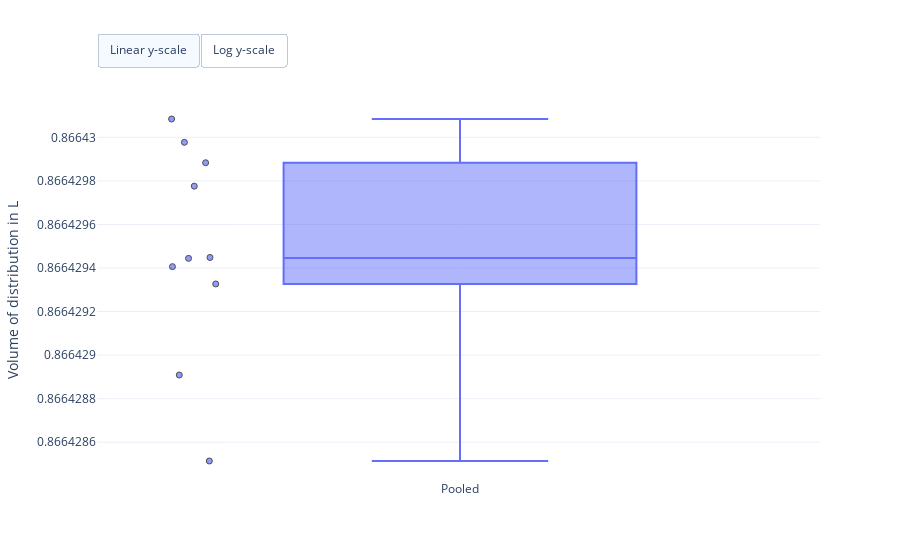
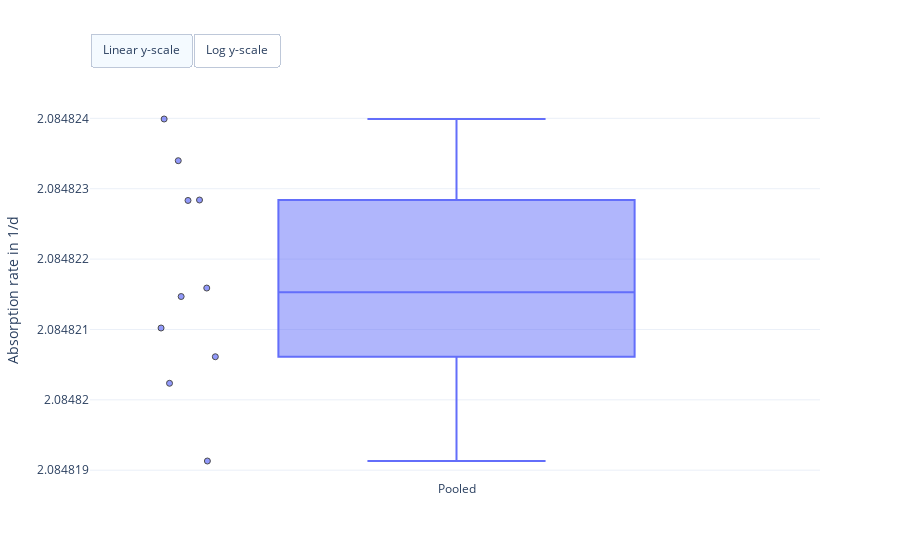
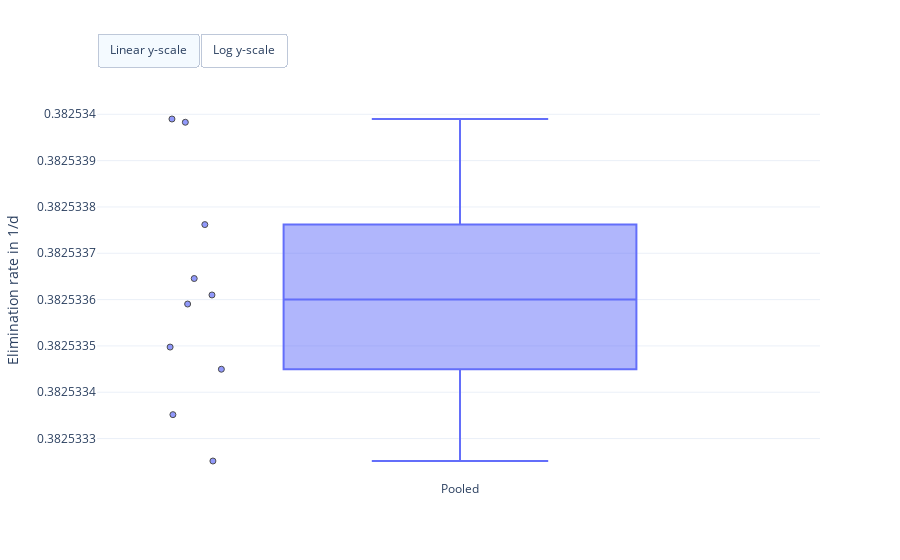
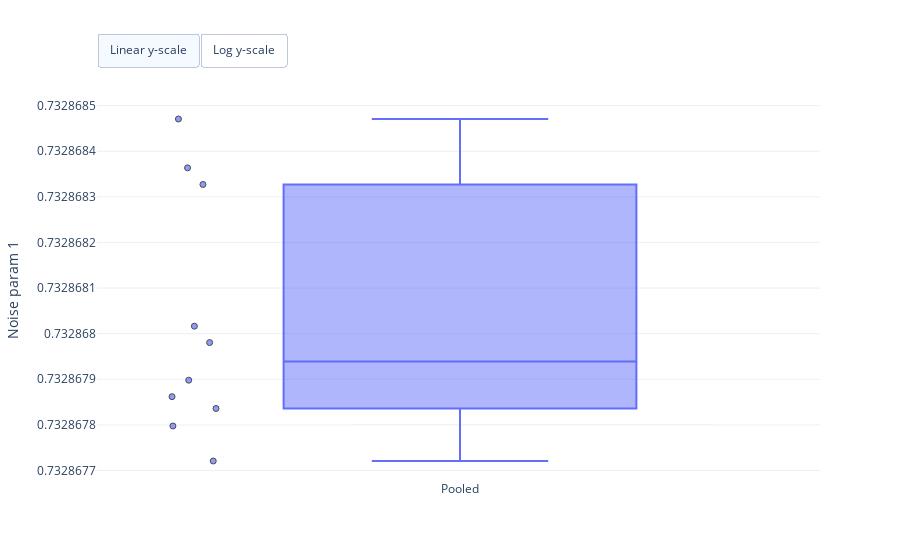

Here is the notebook cell these charts were saved with, in order:
### Markdown cell above
### Visualise optimisation results

### Code cell
fig = erlo.plots.ParameterEstimatePlot()
fig.add_data(map_estimates)

fig.show()

### Figure 1 — Plotly figure (JSON) as saved in the notebook; plotly's stock layout.template omitted (floating-point values rounded to 4 significant figures)
{"data": [{"boxpoints": "all", "hovertemplate": "Estimate: %{y:.2f}<br>%{text}", "jitter": 0.2, "line": {"color": "#636EFA"}, "marker": {"color": "#636EFA", "line": {"color": "black", "width": 1}, "opacity": 0.7, "symbol": "circle"}, "name": "Pooled", "pointpos": -1.5, "text": ["Run: 1 <br>Log-posterior score: -32.48", "Run: 2 <br>Log-posterior score: -32.48", "Run: 3 <br>Log-posterior score: -32.48", "Run: 4 <br>Log-posterior score: -32.48", "Run: 5 <br>Log-posterior score: -32.48", "Run: 6 <br>Log-posterior score: -32.48", "Run: 7 <br>Log-posterior score: -32.48", "Run: 8 <br>Log-posterior score: -32.48", "Run: 9 <br>Log-posterior score: -32.48", "Run: 10 <br>Log-posterior score: -32.48"], "type": "box", "visible": true, "y": [0.8664, 0.8664, 0.8664, 0.8664, 0.8664, 0.8664, 0.8664, 0.8664, 0.8664, 0.8664]}], "layout": {"autosize": true, "updatemenus": [{"buttons": [{"args": [{"yaxis.type": "linear"}], "label": "Linear y-scale", "method": "relayout"}, {"args": [{"yaxis.type": "log"}], "label": "Log y-scale", "method": "relayout"}], "direction": "left", "pad": {"r": 0, "t": -10}, "showactive": true, "type": "buttons", "x": 0, "xanchor": "left", "y": 1.15, "yanchor": "top"}], "yaxis": {"title": {"text": "Volume of distribution in L"}}}}

### Figure 2 — Plotly figure (JSON) as saved in the notebook; plotly's stock layout.template omitted (floating-point values rounded to 4 significant figures)
{"data": [{"boxpoints": "all", "hovertemplate": "Estimate: %{y:.2f}<br>%{text}", "jitter": 0.2, "line": {"color": "#636EFA"}, "marker": {"color": "#636EFA", "line": {"color": "black", "width": 1}, "opacity": 0.7, "symbol": "circle"}, "name": "Pooled", "pointpos": -1.5, "text": ["Run: 1 <br>Log-posterior score: -32.48", "Run: 2 <br>Log-posterior score: -32.48", "Run: 3 <br>Log-posterior score: -32.48", "Run: 4 <br>Log-posterior score: -32.48", "Run: 5 <br>Log-posterior score: -32.48", "Run: 6 <br>Log-posterior score: -32.48", "Run: 7 <br>Log-posterior score: -32.48", "Run: 8 <br>Log-posterior score: -32.48", "Run: 9 <br>Log-posterior score: -32.48", "Run: 10 <br>Log-posterior score: -32.48"], "type": "box", "visible": true, "y": [2.085, 2.085, 2.085, 2.085, 2.085, 2.085, 2.085, 2.085, 2.085, 2.085]}], "layout": {"autosize": true, "updatemenus": [{"buttons": [{"args": [{"yaxis.type": "linear"}], "label": "Linear y-scale", "method": "relayout"}, {"args": [{"yaxis.type": "log"}], "label": "Log y-scale", "method": "relayout"}], "direction": "left", "pad": {"r": 0, "t": -10}, "showactive": true, "type": "buttons", "x": 0, "xanchor": "left", "y": 1.15, "yanchor": "top"}], "yaxis": {"title": {"text": "Absorption rate in 1/d"}}}}

### Figure 3 — Plotly figure (JSON) as saved in the notebook; plotly's stock layout.template omitted (floating-point values rounded to 4 significant figures)
{"data": [{"boxpoints": "all", "hovertemplate": "Estimate: %{y:.2f}<br>%{text}", "jitter": 0.2, "line": {"color": "#636EFA"}, "marker": {"color": "#636EFA", "line": {"color": "black", "width": 1}, "opacity": 0.7, "symbol": "circle"}, "name": "Pooled", "pointpos": -1.5, "text": ["Run: 1 <br>Log-posterior score: -32.48", "Run: 2 <br>Log-posterior score: -32.48", "Run: 3 <br>Log-posterior score: -32.48", "Run: 4 <br>Log-posterior score: -32.48", "Run: 5 <br>Log-posterior score: -32.48", "Run: 6 <br>Log-posterior score: -32.48", "Run: 7 <br>Log-posterior score: -32.48", "Run: 8 <br>Log-posterior score: -32.48", "Run: 9 <br>Log-posterior score: -32.48", "Run: 10 <br>Log-posterior score: -32.48"], "type": "box", "visible": true, "y": [0.3825, 0.3825, 0.3825, 0.3825, 0.3825, 0.3825, 0.3825, 0.3825, 0.3825, 0.3825]}], "layout": {"autosize": true, "updatemenus": [{"buttons": [{"args": [{"yaxis.type": "linear"}], "label": "Linear y-scale", "method": "relayout"}, {"args": [{"yaxis.type": "log"}], "label": "Log y-scale", "method": "relayout"}], "direction": "left", "pad": {"r": 0, "t": -10}, "showactive": true, "type": "buttons", "x": 0, "xanchor": "left", "y": 1.15, "yanchor": "top"}], "yaxis": {"title": {"text": "Elimination rate in 1/d"}}}}

### Figure 4 — Plotly figure (JSON) as saved in the notebook; plotly's stock layout.template omitted (floating-point values rounded to 4 significant figures)
{"data": [{"boxpoints": "all", "hovertemplate": "Estimate: %{y:.2f}<br>%{text}", "jitter": 0.2, "line": {"color": "#636EFA"}, "marker": {"color": "#636EFA", "line": {"color": "black", "width": 1}, "opacity": 0.7, "symbol": "circle"}, "name": "Pooled", "pointpos": -1.5, "text": ["Run: 1 <br>Log-posterior score: -32.48", "Run: 2 <br>Log-posterior score: -32.48", "Run: 3 <br>Log-posterior score: -32.48", "Run: 4 <br>Log-posterior score: -32.48", "Run: 5 <br>Log-posterior score: -32.48", "Run: 6 <br>Log-posterior score: -32.48", "Run: 7 <br>Log-posterior score: -32.48", "Run: 8 <br>Log-posterior score: -32.48", "Run: 9 <br>Log-posterior score: -32.48", "Run: 10 <br>Log-posterior score: -32.48"], "type": "box", "visible": true, "y": [0.7329, 0.7329, 0.7329, 0.7329, 0.7329, 0.7329, 0.7329, 0.7329, 0.7329, 0.7329]}], "layout": {"autosize": true, "updatemenus": [{"buttons": [{"args": [{"yaxis.type": "linear"}], "label": "Linear y-scale", "method": "relayout"}, {"args": [{"yaxis.type": "log"}], "label": "Log y-scale", "method": "relayout"}], "direction": "left", "pad": {"r": 0, "t": -10}, "showactive": true, "type": "buttons", "x": 0, "xanchor": "left", "y": 1.15, "yanchor": "top"}], "yaxis": {"title": {"text": "Noise param 1"}}}}
